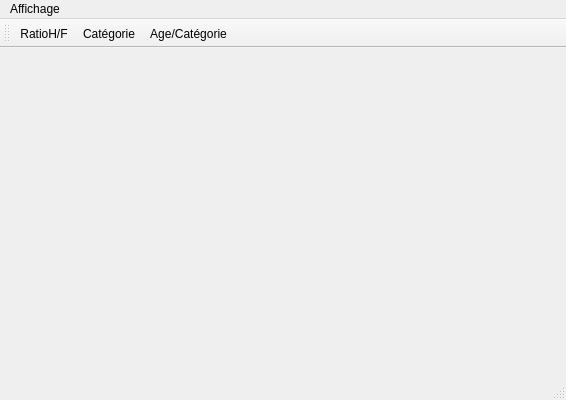
<?xml version="1.0" encoding="UTF-8"?>
<ui version="4.0">
 <class>TitanicClass</class>
 <widget class="QMainWindow" name="TitanicClass">
  <property name="geometry">
   <rect>
    <x>0</x>
    <y>0</y>
    <width>566</width>
    <height>400</height>
   </rect>
  </property>
  <property name="windowTitle">
   <string>Titanic</string>
  </property>
  <widget class="QWidget" name="centralWidget"/>
  <widget class="QMenuBar" name="menuBar">
   <property name="geometry">
    <rect>
     <x>0</x>
     <y>0</y>
     <width>566</width>
     <height>22</height>
    </rect>
   </property>
   <widget class="QMenu" name="menuDiagrammes">
    <property name="title">
     <string>Affichage</string>
    </property>
    <addaction name="actionDiagramme1"/>
    <addaction name="actionDiagramme2"/>
    <addaction name="actionDiagramme3"/>
   </widget>
   <addaction name="menuDiagrammes"/>
  </widget>
  <widget class="QToolBar" name="mainToolBar">
   <attribute name="toolBarArea">
    <enum>TopToolBarArea</enum>
   </attribute>
   <attribute name="toolBarBreak">
    <bool>false</bool>
   </attribute>
   <addaction name="actionRatioH_F"/>
   <addaction name="actionCategorie"/>
   <addaction name="actionAge_Categorie"/>
  </widget>
  <widget class="QStatusBar" name="statusBar"/>
  <action name="actionDiagramme1">
   <property name="text">
    <string>PieChart</string>
   </property>
  </action>
  <action name="actionDiagramme2">
   <property name="text">
    <string>BarChart</string>
   </property>
  </action>
  <action name="actionDiagramme3">
   <property name="text">
    <string>MultiChart</string>
   </property>
  </action>
  <action name="actionRatioH_F">
   <property name="text">
    <string>RatioH/F</string>
   </property>
  </action>
  <action name="actionCategorie">
   <property name="text">
    <string>Catégorie</string>
   </property>
  </action>
  <action name="actionAge_Categorie">
   <property name="text">
    <string>Age/Catégorie</string>
   </property>
  </action>
 </widget>
 <layoutdefault spacing="6" margin="11"/>
 <resources>
  <include location="Titanic.qrc"/>
 </resources>
 <connections/>
</ui>
